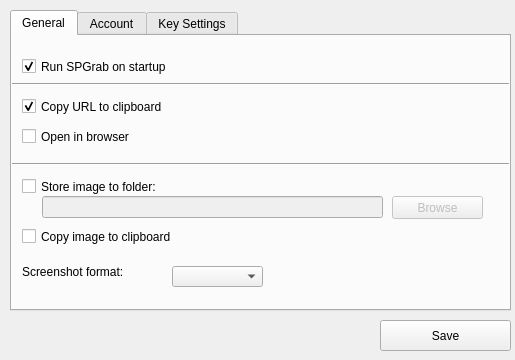
<?xml version="1.0" encoding="UTF-8"?>
<ui version="4.0">
 <class>winSettings</class>
 <widget class="QMainWindow" name="winSettings">
  <property name="windowModality">
   <enum>Qt::WindowModal</enum>
  </property>
  <property name="geometry">
   <rect>
    <x>0</x>
    <y>0</y>
    <width>515</width>
    <height>360</height>
   </rect>
  </property>
  <property name="minimumSize">
   <size>
    <width>515</width>
    <height>360</height>
   </size>
  </property>
  <property name="maximumSize">
   <size>
    <width>515</width>
    <height>360</height>
   </size>
  </property>
  <property name="windowTitle">
   <string>Preferences</string>
  </property>
  <property name="windowIcon">
   <iconset resource="systray.qrc">
    <normaloff>:/images/spgrab.ico</normaloff>:/images/spgrab.ico</iconset>
  </property>
  <widget class="QWidget" name="centralwidget">
   <widget class="QPushButton" name="btnSaveData">
    <property name="geometry">
     <rect>
      <x>380</x>
      <y>320</y>
      <width>131</width>
      <height>31</height>
     </rect>
    </property>
    <property name="text">
     <string>Save</string>
    </property>
   </widget>
   <widget class="QTabWidget" name="tabWidget">
    <property name="geometry">
     <rect>
      <x>10</x>
      <y>10</y>
      <width>501</width>
      <height>301</height>
     </rect>
    </property>
    <property name="currentIndex">
     <number>0</number>
    </property>
    <widget class="QWidget" name="tab">
     <attribute name="title">
      <string>General</string>
     </attribute>
     <widget class="QComboBox" name="cmbImageFormats">
      <property name="geometry">
       <rect>
        <x>160</x>
        <y>230</y>
        <width>91</width>
        <height>21</height>
       </rect>
      </property>
     </widget>
     <widget class="QCheckBox" name="chkToFolder">
      <property name="geometry">
       <rect>
        <x>10</x>
        <y>140</y>
        <width>291</width>
        <height>21</height>
       </rect>
      </property>
      <property name="text">
       <string>Store image to folder:</string>
      </property>
     </widget>
     <widget class="QCheckBox" name="chkAutoStart">
      <property name="geometry">
       <rect>
        <x>10</x>
        <y>20</y>
        <width>251</width>
        <height>21</height>
       </rect>
      </property>
      <property name="text">
       <string>Run SPGrab on startup</string>
      </property>
      <property name="checked">
       <bool>true</bool>
      </property>
     </widget>
     <widget class="Line" name="line">
      <property name="geometry">
       <rect>
        <x>0</x>
        <y>40</y>
        <width>501</width>
        <height>16</height>
       </rect>
      </property>
      <property name="orientation">
       <enum>Qt::Horizontal</enum>
      </property>
     </widget>
     <widget class="QLineEdit" name="txtStoreFolder">
      <property name="enabled">
       <bool>false</bool>
      </property>
      <property name="geometry">
       <rect>
        <x>30</x>
        <y>160</y>
        <width>341</width>
        <height>22</height>
       </rect>
      </property>
     </widget>
     <widget class="QPushButton" name="btnBrowseFolder">
      <property name="enabled">
       <bool>false</bool>
      </property>
      <property name="geometry">
       <rect>
        <x>380</x>
        <y>160</y>
        <width>91</width>
        <height>23</height>
       </rect>
      </property>
      <property name="text">
       <string>Browse</string>
      </property>
     </widget>
     <widget class="Line" name="line_2">
      <property name="geometry">
       <rect>
        <x>0</x>
        <y>120</y>
        <width>501</width>
        <height>16</height>
       </rect>
      </property>
      <property name="orientation">
       <enum>Qt::Horizontal</enum>
      </property>
     </widget>
     <widget class="QLabel" name="label_22">
      <property name="geometry">
       <rect>
        <x>10</x>
        <y>220</y>
        <width>141</width>
        <height>31</height>
       </rect>
      </property>
      <property name="text">
       <string>Screenshot format:</string>
      </property>
     </widget>
     <widget class="QCheckBox" name="chkOpenInBrowser">
      <property name="geometry">
       <rect>
        <x>10</x>
        <y>90</y>
        <width>291</width>
        <height>21</height>
       </rect>
      </property>
      <property name="text">
       <string>Open in browser</string>
      </property>
     </widget>
     <widget class="QCheckBox" name="chkToClipboard">
      <property name="geometry">
       <rect>
        <x>10</x>
        <y>60</y>
        <width>261</width>
        <height>21</height>
       </rect>
      </property>
      <property name="text">
       <string>Copy URL to clipboard</string>
      </property>
      <property name="checked">
       <bool>true</bool>
      </property>
     </widget>
     <widget class="QCheckBox" name="chkImgToClipboard">
      <property name="geometry">
       <rect>
        <x>10</x>
        <y>190</y>
        <width>281</width>
        <height>21</height>
       </rect>
      </property>
      <property name="text">
       <string>Copy image to clipboard</string>
      </property>
     </widget>
    </widget>
    <widget class="QWidget" name="tab_2">
     <attribute name="title">
      <string>Account</string>
     </attribute>
     <widget class="QPushButton" name="btnTest">
      <property name="geometry">
       <rect>
        <x>310</x>
        <y>240</y>
        <width>141</width>
        <height>23</height>
       </rect>
      </property>
      <property name="text">
       <string>Test connection</string>
      </property>
     </widget>
     <widget class="QGroupBox" name="groupBox">
      <property name="geometry">
       <rect>
        <x>10</x>
        <y>10</y>
        <width>481</width>
        <height>61</height>
       </rect>
      </property>
      <property name="title">
       <string>Upload to:</string>
      </property>
      <widget class="QRadioButton" name="optSPGrab">
       <property name="geometry">
        <rect>
         <x>32</x>
         <y>20</y>
         <width>101</width>
         <height>21</height>
        </rect>
       </property>
       <property name="text">
        <string>SPGrab</string>
       </property>
       <property name="checked">
        <bool>true</bool>
       </property>
      </widget>
      <widget class="QRadioButton" name="optCustomFtp">
       <property name="geometry">
        <rect>
         <x>200</x>
         <y>20</y>
         <width>111</width>
         <height>21</height>
        </rect>
       </property>
       <property name="text">
        <string>Custom FTP</string>
       </property>
      </widget>
      <widget class="QRadioButton" name="optNone">
       <property name="geometry">
        <rect>
         <x>410</x>
         <y>20</y>
         <width>71</width>
         <height>21</height>
        </rect>
       </property>
       <property name="text">
        <string>None</string>
       </property>
      </widget>
     </widget>
     <widget class="QLabel" name="label">
      <property name="geometry">
       <rect>
        <x>20</x>
        <y>90</y>
        <width>111</width>
        <height>20</height>
       </rect>
      </property>
      <property name="text">
       <string>FTP Host URL</string>
      </property>
      <property name="alignment">
       <set>Qt::AlignLeading|Qt::AlignLeft|Qt::AlignVCenter</set>
      </property>
     </widget>
     <widget class="QLabel" name="label_2">
      <property name="geometry">
       <rect>
        <x>20</x>
        <y>120</y>
        <width>111</width>
        <height>31</height>
       </rect>
      </property>
      <property name="text">
       <string>FTP Username</string>
      </property>
      <property name="alignment">
       <set>Qt::AlignLeading|Qt::AlignLeft|Qt::AlignVCenter</set>
      </property>
     </widget>
     <widget class="QLineEdit" name="txtUploadedURL">
      <property name="geometry">
       <rect>
        <x>140</x>
        <y>210</y>
        <width>331</width>
        <height>21</height>
       </rect>
      </property>
      <property name="inputMask">
       <string/>
      </property>
      <property name="text">
       <string/>
      </property>
      <property name="placeholderText">
       <string/>
      </property>
     </widget>
     <widget class="QLabel" name="label_3">
      <property name="geometry">
       <rect>
        <x>20</x>
        <y>160</y>
        <width>111</width>
        <height>31</height>
       </rect>
      </property>
      <property name="text">
       <string>FTP Password</string>
      </property>
      <property name="alignment">
       <set>Qt::AlignLeading|Qt::AlignLeft|Qt::AlignVCenter</set>
      </property>
     </widget>
     <widget class="QLineEdit" name="txtFtpUsername">
      <property name="geometry">
       <rect>
        <x>140</x>
        <y>130</y>
        <width>331</width>
        <height>21</height>
       </rect>
      </property>
     </widget>
     <widget class="QLineEdit" name="txtFtpPassword">
      <property name="geometry">
       <rect>
        <x>140</x>
        <y>170</y>
        <width>331</width>
        <height>21</height>
       </rect>
      </property>
      <property name="inputMask">
       <string/>
      </property>
      <property name="text">
       <string/>
      </property>
      <property name="placeholderText">
       <string/>
      </property>
     </widget>
     <widget class="QLineEdit" name="txtHost">
      <property name="geometry">
       <rect>
        <x>140</x>
        <y>90</y>
        <width>331</width>
        <height>21</height>
       </rect>
      </property>
      <property name="toolTip">
       <string/>
      </property>
     </widget>
     <widget class="QLabel" name="label_4">
      <property name="geometry">
       <rect>
        <x>20</x>
        <y>200</y>
        <width>61</width>
        <height>31</height>
       </rect>
      </property>
      <property name="text">
       <string>URL</string>
      </property>
      <property name="alignment">
       <set>Qt::AlignLeading|Qt::AlignLeft|Qt::AlignVCenter</set>
      </property>
     </widget>
    </widget>
    <widget class="QWidget" name="tab_3">
     <attribute name="title">
      <string>Key Settings</string>
     </attribute>
     <widget class="QLabel" name="label_6">
      <property name="geometry">
       <rect>
        <x>90</x>
        <y>40</y>
        <width>141</width>
        <height>31</height>
       </rect>
      </property>
      <property name="text">
       <string>Area Shortcut Key</string>
      </property>
      <property name="alignment">
       <set>Qt::AlignLeading|Qt::AlignLeft|Qt::AlignVCenter</set>
      </property>
     </widget>
     <widget class="QPushButton" name="btnShortcutDesc">
      <property name="geometry">
       <rect>
        <x>250</x>
        <y>110</y>
        <width>141</width>
        <height>21</height>
       </rect>
      </property>
      <property name="text">
       <string/>
      </property>
     </widget>
     <widget class="QCheckBox" name="chkDisableSKeys">
      <property name="geometry">
       <rect>
        <x>10</x>
        <y>180</y>
        <width>191</width>
        <height>16</height>
       </rect>
      </property>
      <property name="text">
       <string>Disable shortcut keys</string>
      </property>
     </widget>
     <widget class="QCheckBox" name="chkKeyADS">
      <property name="geometry">
       <rect>
        <x>10</x>
        <y>100</y>
        <width>71</width>
        <height>31</height>
       </rect>
      </property>
      <property name="text">
       <string>Enable</string>
      </property>
     </widget>
     <widget class="QCheckBox" name="chkKeyFS">
      <property name="geometry">
       <rect>
        <x>10</x>
        <y>10</y>
        <width>71</width>
        <height>31</height>
       </rect>
      </property>
      <property name="text">
       <string>Enable</string>
      </property>
     </widget>
     <widget class="QPushButton" name="btnShortcutArea">
      <property name="geometry">
       <rect>
        <x>250</x>
        <y>50</y>
        <width>141</width>
        <height>21</height>
       </rect>
      </property>
      <property name="text">
       <string/>
      </property>
     </widget>
     <widget class="QLabel" name="label_7">
      <property name="geometry">
       <rect>
        <x>90</x>
        <y>100</y>
        <width>151</width>
        <height>31</height>
       </rect>
      </property>
      <property name="font">
       <font>
        <pointsize>8</pointsize>
       </font>
      </property>
      <property name="text">
       <string>Area + Desc Key</string>
      </property>
      <property name="alignment">
       <set>Qt::AlignLeading|Qt::AlignLeft|Qt::AlignVCenter</set>
      </property>
     </widget>
     <widget class="QPushButton" name="btnResetFull">
      <property name="geometry">
       <rect>
        <x>400</x>
        <y>20</y>
        <width>81</width>
        <height>21</height>
       </rect>
      </property>
      <property name="text">
       <string>Reset</string>
      </property>
     </widget>
     <widget class="QPushButton" name="btnResetDesc">
      <property name="geometry">
       <rect>
        <x>400</x>
        <y>110</y>
        <width>81</width>
        <height>21</height>
       </rect>
      </property>
      <property name="text">
       <string>Reset</string>
      </property>
     </widget>
     <widget class="QCheckBox" name="chkKeyAS">
      <property name="geometry">
       <rect>
        <x>10</x>
        <y>40</y>
        <width>71</width>
        <height>31</height>
       </rect>
      </property>
      <property name="text">
       <string>Enable</string>
      </property>
     </widget>
     <widget class="QLabel" name="label_5">
      <property name="geometry">
       <rect>
        <x>90</x>
        <y>10</y>
        <width>151</width>
        <height>31</height>
       </rect>
      </property>
      <property name="text">
       <string>FullScreen Key</string>
      </property>
      <property name="alignment">
       <set>Qt::AlignLeading|Qt::AlignLeft|Qt::AlignVCenter</set>
      </property>
     </widget>
     <widget class="QPushButton" name="btnResetRegion">
      <property name="geometry">
       <rect>
        <x>400</x>
        <y>50</y>
        <width>81</width>
        <height>21</height>
       </rect>
      </property>
      <property name="text">
       <string>Reset</string>
      </property>
     </widget>
     <widget class="QPushButton" name="btnShortcutFull">
      <property name="geometry">
       <rect>
        <x>250</x>
        <y>20</y>
        <width>141</width>
        <height>21</height>
       </rect>
      </property>
      <property name="text">
       <string/>
      </property>
     </widget>
     <widget class="QPushButton" name="btnResetRegionLive">
      <property name="geometry">
       <rect>
        <x>400</x>
        <y>80</y>
        <width>81</width>
        <height>21</height>
       </rect>
      </property>
      <property name="text">
       <string>Reset</string>
      </property>
     </widget>
     <widget class="QPushButton" name="btnShortcutAreaLive">
      <property name="geometry">
       <rect>
        <x>250</x>
        <y>80</y>
        <width>141</width>
        <height>21</height>
       </rect>
      </property>
      <property name="text">
       <string/>
      </property>
     </widget>
     <widget class="QLabel" name="label_8">
      <property name="geometry">
       <rect>
        <x>90</x>
        <y>70</y>
        <width>151</width>
        <height>31</height>
       </rect>
      </property>
      <property name="text">
       <string>Area Live Key</string>
      </property>
      <property name="alignment">
       <set>Qt::AlignLeading|Qt::AlignLeft|Qt::AlignVCenter</set>
      </property>
     </widget>
     <widget class="QCheckBox" name="chkKeyLive">
      <property name="geometry">
       <rect>
        <x>10</x>
        <y>70</y>
        <width>71</width>
        <height>31</height>
       </rect>
      </property>
      <property name="text">
       <string>Enable</string>
      </property>
     </widget>
     <widget class="QLabel" name="label_9">
      <property name="geometry">
       <rect>
        <x>90</x>
        <y>130</y>
        <width>151</width>
        <height>31</height>
       </rect>
      </property>
      <property name="text">
       <string>Window Grabing Key</string>
      </property>
      <property name="alignment">
       <set>Qt::AlignLeading|Qt::AlignLeft|Qt::AlignVCenter</set>
      </property>
     </widget>
     <widget class="QPushButton" name="btnShortcutGrabWindow">
      <property name="geometry">
       <rect>
        <x>250</x>
        <y>140</y>
        <width>141</width>
        <height>21</height>
       </rect>
      </property>
      <property name="text">
       <string/>
      </property>
     </widget>
     <widget class="QPushButton" name="btnResetGrabWindow">
      <property name="geometry">
       <rect>
        <x>400</x>
        <y>140</y>
        <width>81</width>
        <height>21</height>
       </rect>
      </property>
      <property name="text">
       <string>Reset</string>
      </property>
     </widget>
     <widget class="QCheckBox" name="chkKeyGW">
      <property name="geometry">
       <rect>
        <x>10</x>
        <y>130</y>
        <width>71</width>
        <height>31</height>
       </rect>
      </property>
      <property name="text">
       <string>Enable</string>
      </property>
     </widget>
    </widget>
   </widget>
  </widget>
 </widget>
 <resources>
  <include location="systray.qrc"/>
 </resources>
 <connections/>
</ui>
